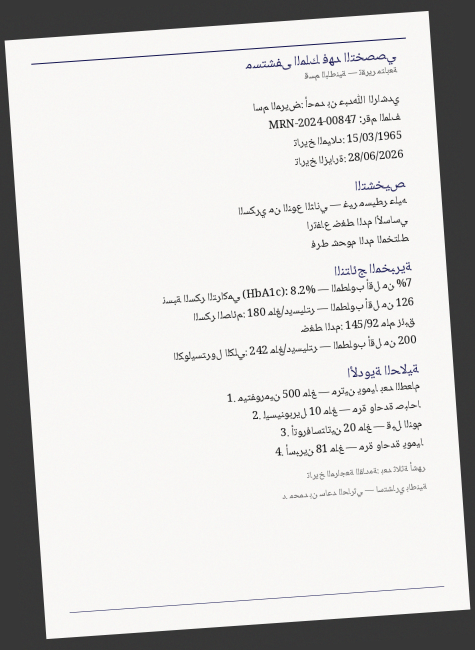
#> input picture verification/arabic_ocr_test_A_tilted.png, 950 x 1300 px (shown at 1/2 size)
$ python -i gradio_scanner_app.py   (imports and definitions only)
#> lines starting #> are read from the running program, lines starting #| are printed output that depends on the picture; after the words box and inside, x2 and y2 are one past the last pixel; in counts of white or black regions, pixels touching at a corner belong together
# gradio_scanner_app.py
"""
Scanner Fixer Pro v2.0 - Gradio Web Interface
Web alternative to the Tkinter desktop app.
Provides the same image processing pipeline via browser.

Processing: shadow removal, deskew, perspective correction,
denoise, CLAHE contrast enhancement, auto-crop.
"""

import logging
import os
import time

import cv2
import gradio as gr
import numpy as np
from PIL import Image

# ── Logging ──────────────────────────────────────────────────────────────────
# [1 line not run here, left out]
logger = logging.getLogger(__name__)


# ── Image Processing Engine ──────────────────────────────────────────────────
class AdvancedScannerFixer:
    """Image enhancement pipeline (same logic as desktop_scanner_fixer_pro_v2.py)."""

    def __init__(self):
        self.clahe = cv2.createCLAHE(clipLimit=2.0, tileGridSize=(8, 8))

    def remove_shadows(self, image):
        rgb_planes = cv2.split(image)
        result_planes = []
        for plane in rgb_planes:
            dilated = cv2.dilate(plane, np.ones((7, 7), np.uint8))
            bg = cv2.medianBlur(dilated, 21)
            diff = 255 - cv2.subtract(bg, plane)
            result_planes.append(diff)
        return cv2.merge(result_planes)

    def auto_crop(self, image, padding=10):
        gray = cv2.cvtColor(image, cv2.COLOR_BGR2GRAY)
        _, thresh = cv2.threshold(gray, 240, 255, cv2.THRESH_BINARY_INV)
        coords = cv2.findNonZero(thresh)
        if coords is None:
            return image
        x, y, w, h = cv2.boundingRect(coords)
        x = max(0, x - padding)
        y = max(0, y - padding)
        w = min(image.shape[1] - x, w + 2 * padding)
        h = min(image.shape[0] - y, h + 2 * padding)
        return image[y:y + h, x:x + w]

    def deskew(self, image):
        gray = cv2.cvtColor(image, cv2.COLOR_BGR2GRAY)
        gray = cv2.bitwise_not(gray)
        thresh = cv2.threshold(gray, 0, 255, cv2.THRESH_BINARY | cv2.THRESH_OTSU)[1]
        coords = np.column_stack(np.where(thresh > 0))
        angle = cv2.minAreaRect(coords)[-1]
        if angle < -45:
            angle = -(90 + angle)
        else:
            angle = -angle
        if abs(angle) < 0.5:
            return image, 0.0
        (h, w) = image.shape[:2]
        center = (w // 2, h // 2)
        M = cv2.getRotationMatrix2D(center, angle, 1.0)
        rotated = cv2.warpAffine(image, M, (w, h), flags=cv2.INTER_CUBIC,
                                 borderMode=cv2.BORDER_REPLICATE)
        return rotated, float(angle)

    def perspective_correction(self, image):
        gray = cv2.cvtColor(image, cv2.COLOR_BGR2GRAY)
        blurred = cv2.GaussianBlur(gray, (5, 5), 0)
        edges = cv2.Canny(blurred, 50, 150)
        contours, _ = cv2.findContours(edges, cv2.RETR_EXTERNAL,
                                       cv2.CHAIN_APPROX_SIMPLE)
        if not contours:
            return image, False
        largest = max(contours, key=cv2.contourArea)
        peri = cv2.arcLength(largest, True)
        approx = cv2.approxPolyDP(largest, 0.02 * peri, True)
        if len(approx) != 4:
            return image, False
        pts = np.array([p[0] for p in approx], dtype="float32")
        rect = np.zeros((4, 2), dtype="float32")
        s = pts.sum(axis=1)
        rect[0] = pts[np.argmin(s)]
        rect[2] = pts[np.argmax(s)]
        diff = np.diff(pts, axis=1)
        rect[1] = pts[np.argmin(diff)]
        rect[3] = pts[np.argmax(diff)]
        (tl, tr, br, bl) = rect
        widthA = np.sqrt(((br[0] - bl[0]) ** 2) + ((br[1] - bl[1]) ** 2))
        widthB = np.sqrt(((tr[0] - tl[0]) ** 2) + ((tr[1] - tl[1]) ** 2))
        maxWidth = max(int(widthA), int(widthB))
        heightA = np.sqrt(((tr[0] - br[0]) ** 2) + ((tr[1] - br[1]) ** 2))
        heightB = np.sqrt(((tl[0] - bl[0]) ** 2) + ((tl[1] - bl[1]) ** 2))
        maxHeight = max(int(heightA), int(heightB))
        dst = np.array([[0, 0], [maxWidth - 1, 0],
                        [maxWidth - 1, maxHeight - 1], [0, maxHeight - 1]],
                       dtype="float32")
        M = cv2.getPerspectiveTransform(rect, dst)
        warped = cv2.warpPerspective(image, M, (maxWidth, maxHeight))
        return warped, True

    def denoise(self, image):
        return cv2.fastNlMeansDenoisingColored(image, None, 10, 10, 7, 21)

    def enhance_contrast(self, image):
        lab = cv2.cvtColor(image, cv2.COLOR_BGR2LAB)
        l, a, b = cv2.split(lab)
        cl = self.clahe.apply(l)
        enhanced = cv2.merge([cl, a, b])
        return cv2.cvtColor(enhanced, cv2.COLOR_LAB2BGR)

    def process(self, image, options=None):
        """Run the full processing pipeline and return (result_image, metrics)."""
        if options is None:
            options = {
                'shadow_removal': True, 'deskew': True, 'perspective': True,
                'denoise': True, 'enhance_contrast': True, 'auto_crop': True,
            }
        result = image.copy()
        deskew_angle = 0.0
        perspective_fixed = False

        if options.get('shadow_removal'):
            result = self.remove_shadows(result)
        if options.get('deskew'):
            result, deskew_angle = self.deskew(result)
        if options.get('perspective'):
            result, perspective_fixed = self.perspective_correction(result)
        if options.get('denoise'):
            result = self.denoise(result)
        if options.get('enhance_contrast'):
            result = self.enhance_contrast(result)
        if options.get('auto_crop'):
            result = self.auto_crop(result)

        metrics = {
            "deskew_angle": round(deskew_angle, 2),
            "perspective_fixed": perspective_fixed,
            "shadow_removed": options.get('shadow_removal', False),
            "denoise_applied": options.get('denoise', False),
            "contrast_enhanced": options.get('enhance_contrast', False),
            "auto_crop_applied": options.get('auto_crop', False),
        }
        return result, metrics


# ── Global engine ─────────────────────────────────────────────────────────────
fixer = AdvancedScannerFixer()


# ── Gradio Processing Function ────────────────────────────────────────────────
# [114 lines left out: functions process_image, create_interface, not called in this run]


# ── Main ──────────────────────────────────────────────────────────────────────
# [6 lines not run here, left out]

>>> import cv2
>>> picture = cv2.imread('../verification/arabic_ocr_test_A_tilted.png')
#> picture is the input picture: shape (1300, 950, 3); mean B, G, R 208.1, 209.4, 210.2
>>> result = AdvancedScannerFixer().process(picture)
#> the loop in remove_shadows, `for plane in rgb_planes:` made 3 passes
#> pass 1, in remove_shadows, `dilated = cv2.dilate(plane, np.ones((7, 7), np.uint8))`:
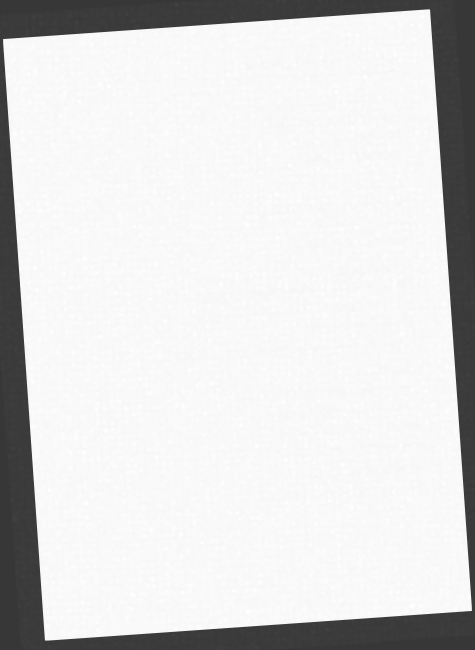
#> dilated: shape (1300, 950) (shown at 1/2 size); min 55, max 255, mean 217.8
#> pass 1, in remove_shadows, `diff = 255 - cv2.subtract(bg, plane)`:
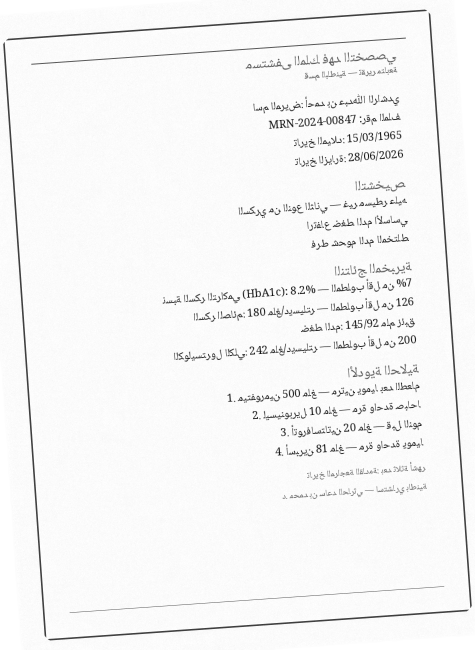
#> diff: shape (1300, 950) (shown at 1/2 size); min 10, max 255, mean 245.3
#> after the loop in remove_shadows, `for plane in rgb_planes:`: result_planes = 3 items
#> in deskew, `thresh = cv2.threshold(gray, 0, 255, cv2.THRESH_BINARY | cv2.THRESH_OT..`:
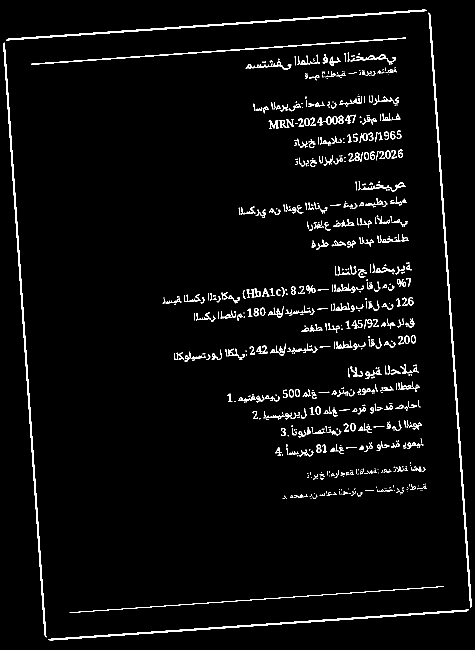
#> thresh: shape (1300, 950) (shown at 1/2 size); 3.3% white in thin lines or dots
#> in deskew, `coords = np.column_stack(np.where(thresh > 0))`: coords = 40763 pairs, first value 19 to 1280, second value 6 to 943
#> in deskew, `angle = cv2.minAreaRect(coords)[-1]`: angle = -86
#> in deskew, `angle = -(90 + angle)`: angle = -4
#> in deskew, `M = cv2.getRotationMatrix2D(center, angle, 1.0)`: M = [[0.998, -0.0698, 46.52], [0.0698, 0.998, -31.57]]
#> in deskew, `rotated = cv2.warpAffine(image, M, (w, h), flags=cv2.INTER_CUBIC, bord..`:
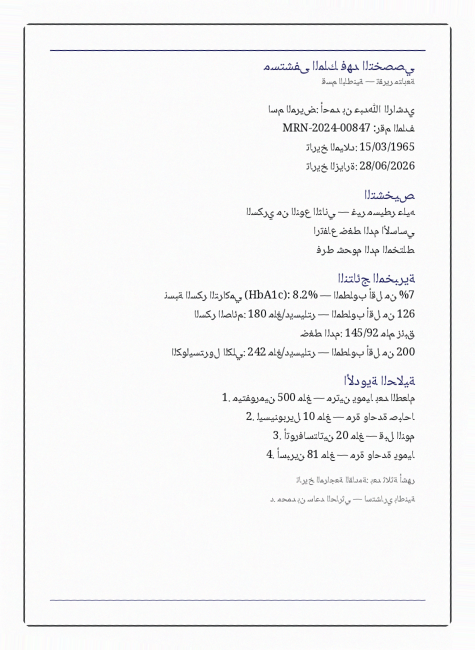
#> rotated: shape (1300, 950, 3) (shown at 1/2 size); mean B, G, R 245.2, 244.9, 244.9
#> in process, `result, deskew_angle = self.deskew(result)`: deskew_angle = -4
#> in perspective_correction, `edges = cv2.Canny(blurred, 50, 150)`:
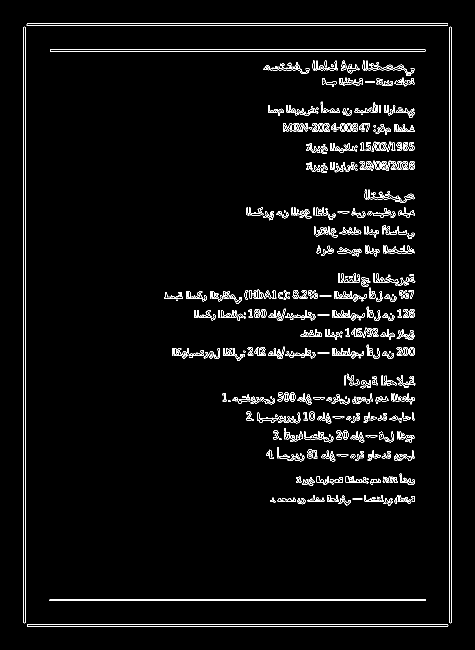
#> edges: shape (1300, 950) (shown at 1/2 size); 3.2% white in thin lines or dots, all inside (x1, y1, x2, y2) = (46, 46, 904, 1254)
#> in perspective_correction, `contours, _ = cv2.findContours(edges, cv2.RETR_EXTERNAL, cv2.CHAIN_APP..`: contours = 446 contours, 193 with area under 20; largest, box (x1, y1, x2, y2) and area: (100, 99, 851, 103) 2250, (99, 1198, 852, 1202) 1505, (775, 491, 829, 507) 344, (719, 321, 750, 342) 322, (805, 694, 830, 712) 320
#> in perspective_correction, `largest = max(contours, key=cv2.contourArea)`: largest = [[100, 99], [100, 102], [850, 102], [850, 99]]
#> in perspective_correction, `peri = cv2.arcLength(largest, True)`: peri = 1506
#> in perspective_correction, `approx = cv2.approxPolyDP(largest, 0.02 * peri, True)`: approx = [[100, 99], [850, 102]]
#> in process, `result, perspective_fixed = self.perspective_correction(result)`: perspective_fixed = False
#> in enhance_contrast, `lab = cv2.cvtColor(image, cv2.COLOR_BGR2LAB)`: lab: shape (1300, 950, 3); mean of channels 0, 1, 2 246.9, 128, 127.9
#> in enhance_contrast, `enhanced = cv2.merge([cl, a, b])`: enhanced: shape (1300, 950, 3); mean of channels 0, 1, 2 245.1, 128, 127.9
#> in auto_crop, `_, thresh = cv2.threshold(gray, 240, 255, cv2.THRESH_BINARY_INV)`:
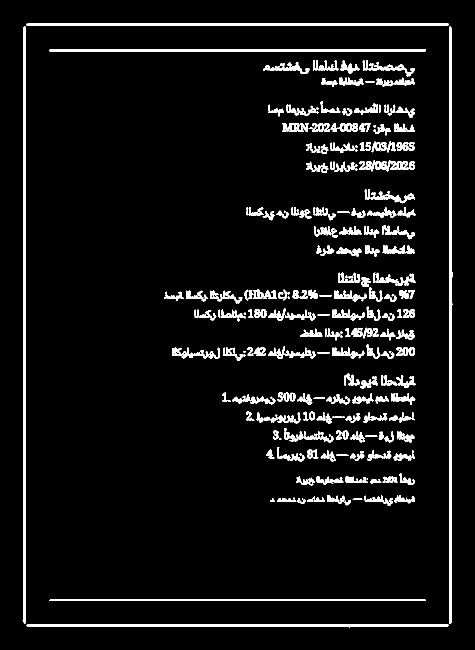
#> thresh: shape (1300, 950) (shown at 1/2 size); 6.1% white; 279 white regions (47 under 20 px), largest, box (x1, y1, x2, y2) and area: (899, 52, 904, 1248) 5964, (46, 52, 51, 1247) 5963, (52, 46, 898, 51) 4217
#> in auto_crop, `coords = cv2.findNonZero(thresh)`: coords = contour of 75169 points, box (x1, y1, x2, y2) (44, 46, 906, 1256), area 118355
#> in auto_crop, `x, y, w, h = cv2.boundingRect(coords)`: x = 44; y = 46; w = 862; h = 1210
#> in auto_crop, `x = max(0, x - padding)`: x = 34
#> in auto_crop, `y = max(0, y - padding)`: y = 36
#> in auto_crop, `w = min(image.shape[1] - x, w + 2 * padding)`: w = 882
#> in auto_crop, `h = min(image.shape[0] - y, h + 2 * padding)`: h = 1230
#> in auto_crop, `return image[y:y + h, x:x + w]`:
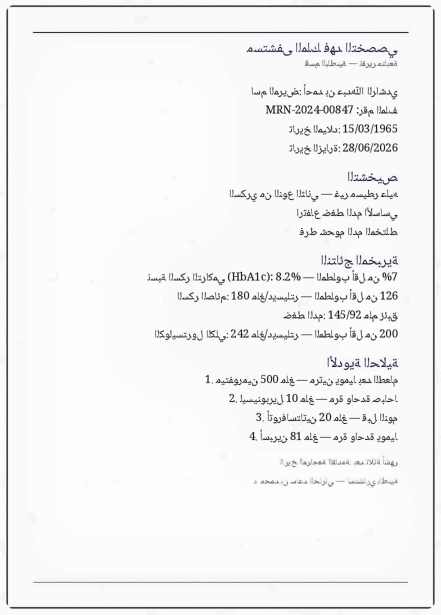
#> returned value: shape (1230, 882, 3) (shown at 1/2 size); mean of channels 0, 1, 2 243.7, 243.5, 243.5; drawn as B, G, R
#> in process, `metrics = { "deskew_angle": round(deskew_angle, 2), "perspective_fixed..`: metrics = {'deskew_angle': -4, 'perspective_fixed': False, 'shadow_removed': True, 'denoise_applied': True, 'contrast_enhanced': True, 'auto_crop_applied': True}
